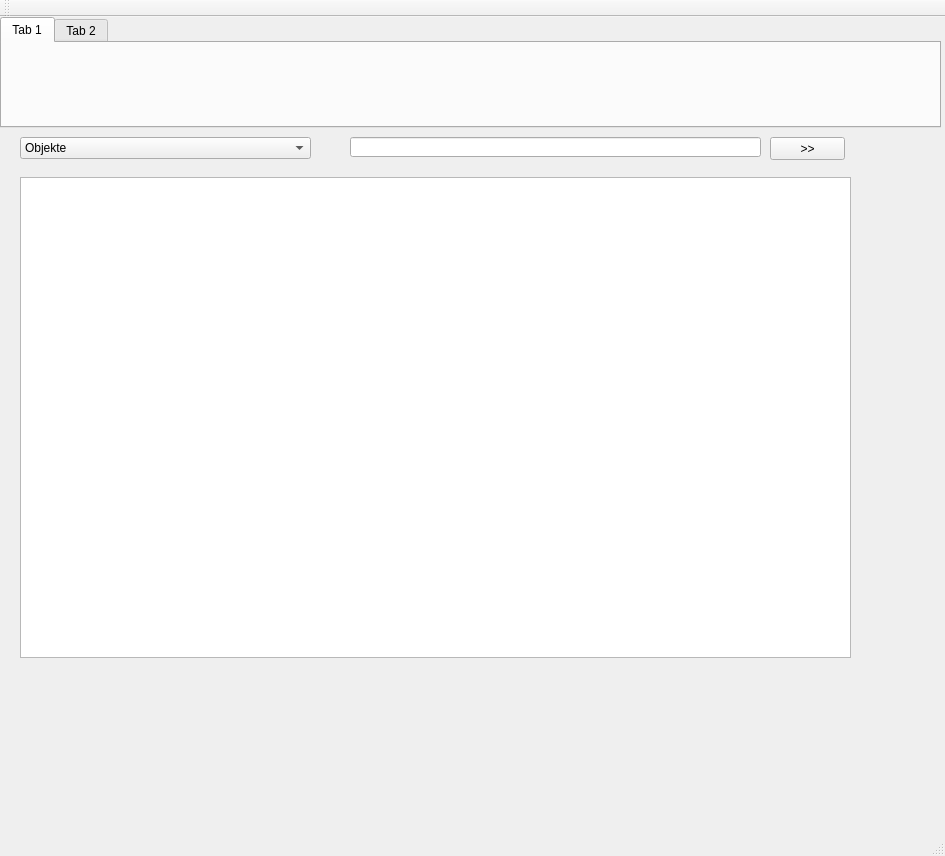
<?xml version="1.0" encoding="UTF-8"?>
<ui version="4.0">
 <class>QVerwaltungClass</class>
 <widget class="QMainWindow" name="QVerwaltungClass">
  <property name="geometry">
   <rect>
    <x>0</x>
    <y>0</y>
    <width>945</width>
    <height>856</height>
   </rect>
  </property>
  <property name="windowTitle">
   <string>QVerwaltung</string>
  </property>
  <widget class="QWidget" name="centralWidget">
   <widget class="QTabWidget" name="tabWidget">
    <property name="geometry">
     <rect>
      <x>0</x>
      <y>0</y>
      <width>941</width>
      <height>111</height>
     </rect>
    </property>
    <widget class="QWidget" name="tab">
     <attribute name="title">
      <string>Tab 1</string>
     </attribute>
    </widget>
    <widget class="QWidget" name="tab_2">
     <attribute name="title">
      <string>Tab 2</string>
     </attribute>
    </widget>
   </widget>
   <widget class="QComboBox" name="cb_choose">
    <property name="geometry">
     <rect>
      <x>20</x>
      <y>120</y>
      <width>291</width>
      <height>22</height>
     </rect>
    </property>
    <item>
     <property name="text">
      <string>Objekte</string>
     </property>
    </item>
    <item>
     <property name="text">
      <string>Mieter</string>
     </property>
    </item>
   </widget>
   <widget class="QLineEdit" name="tb_search">
    <property name="geometry">
     <rect>
      <x>350</x>
      <y>120</y>
      <width>411</width>
      <height>20</height>
     </rect>
    </property>
   </widget>
   <widget class="QTableWidget" name="tbl_overview">
    <property name="geometry">
     <rect>
      <x>20</x>
      <y>160</y>
      <width>831</width>
      <height>481</height>
     </rect>
    </property>
   </widget>
   <widget class="QPushButton" name="btn_search">
    <property name="geometry">
     <rect>
      <x>770</x>
      <y>120</y>
      <width>75</width>
      <height>23</height>
     </rect>
    </property>
    <property name="text">
     <string>&gt;&gt;</string>
    </property>
   </widget>
  </widget>
  <widget class="QMenuBar" name="menuBar">
   <property name="geometry">
    <rect>
     <x>0</x>
     <y>0</y>
     <width>945</width>
     <height>21</height>
    </rect>
   </property>
  </widget>
  <widget class="QToolBar" name="mainToolBar">
   <attribute name="toolBarArea">
    <enum>TopToolBarArea</enum>
   </attribute>
   <attribute name="toolBarBreak">
    <bool>false</bool>
   </attribute>
  </widget>
  <widget class="QStatusBar" name="statusBar"/>
 </widget>
 <layoutdefault spacing="6" margin="11"/>
 <resources>
  <include location="QVerwaltung.qrc"/>
 </resources>
 <connections/>
</ui>
